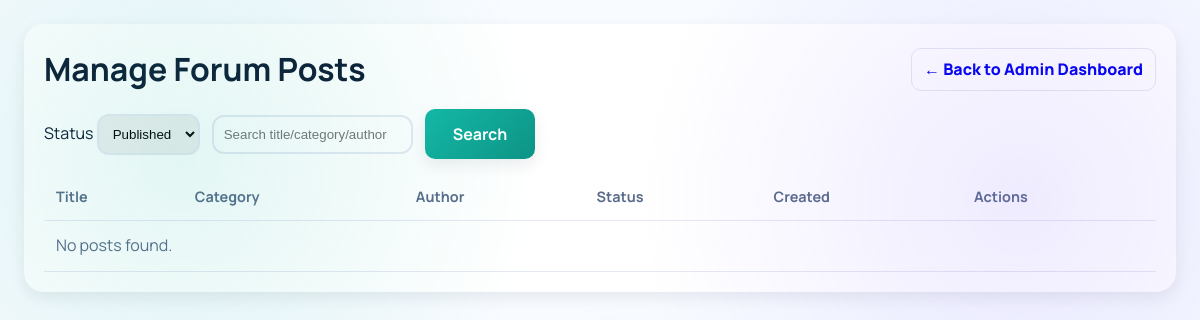
/admin/forum_posts.php (signed in), run on an earlier commit of the app's database.
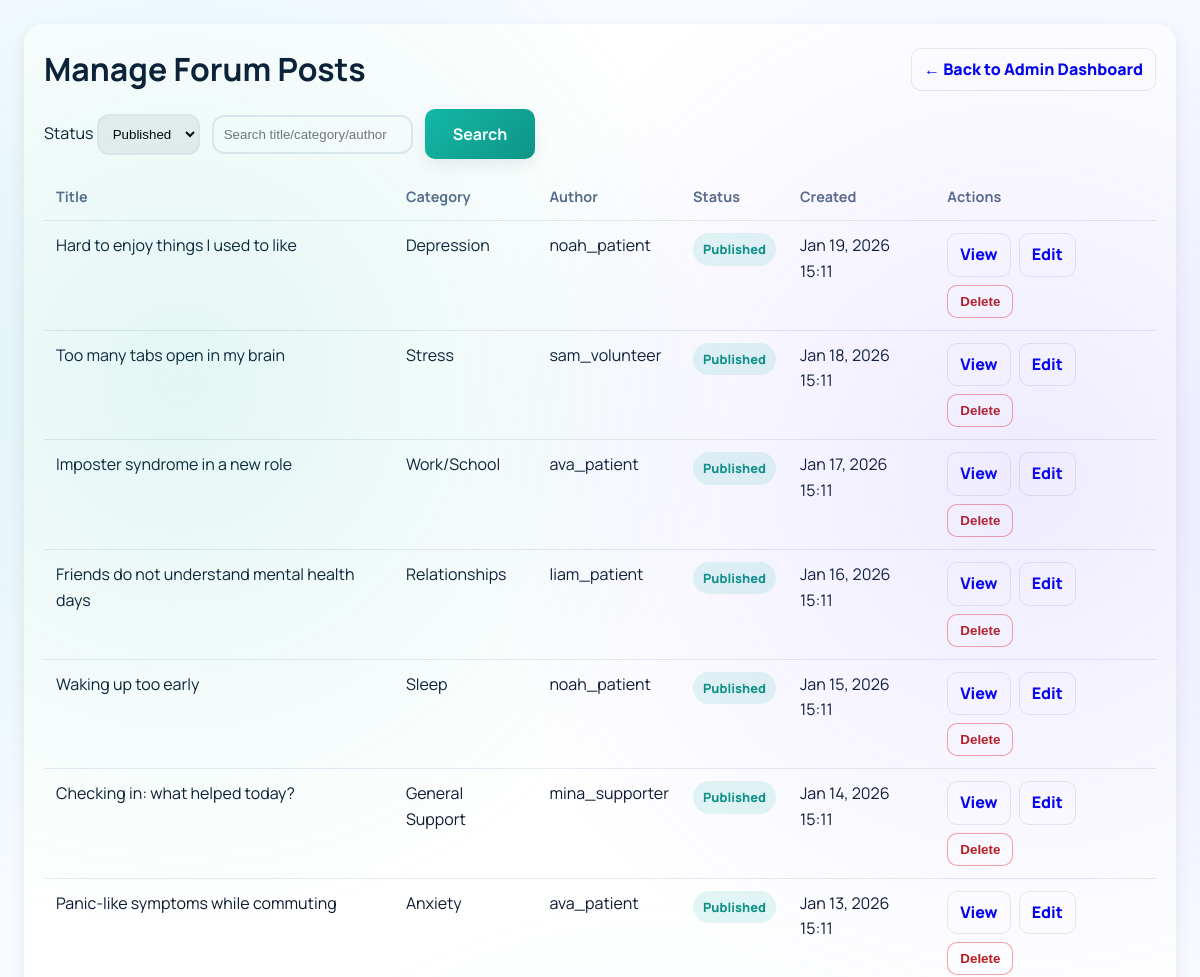
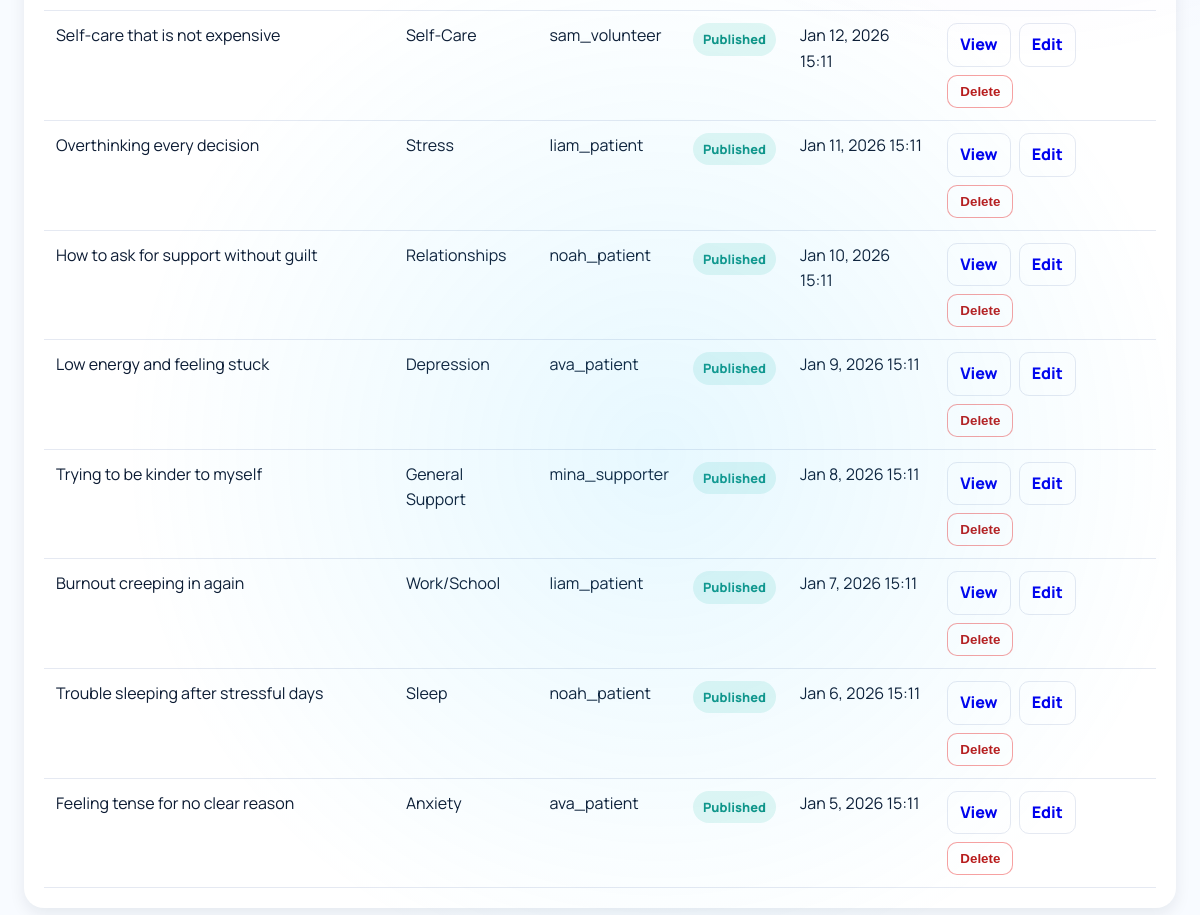
And on a later commit of the database (2 pictures, top to bottom).
### tables this page shows
CREATE TABLE forum_posts (
    post_id INT AUTO_INCREMENT PRIMARY KEY,
    user_id INT NOT NULL,
    category VARCHAR(100) NOT NULL,
    title VARCHAR(255) NOT NULL,
    content LONGTEXT NOT NULL,
    is_encrypted BOOLEAN DEFAULT TRUE,
    view_count INT DEFAULT 0,
    reply_count INT DEFAULT 0,
    is_pinned BOOLEAN DEFAULT FALSE,
    is_locked BOOLEAN DEFAULT FALSE,
    status ENUM('published', 'draft', 'deleted', 'flagged') DEFAULT 'published',
    created_at TIMESTAMP DEFAULT CURRENT_TIMESTAMP,
    updated_at TIMESTAMP DEFAULT CURRENT_TIMESTAMP ON UPDATE CURRENT_TIMESTAMP,
    FOREIGN KEY (user_id) REFERENCES users(user_id) ON DELETE CASCADE,
    INDEX idx_category (category),
    INDEX idx_status (status),
    INDEX idx_created_at (created_at),
    INDEX idx_user_posts (user_id, created_at)
);

CREATE TABLE users (
    user_id INT AUTO_INCREMENT PRIMARY KEY,
    username VARCHAR(50) UNIQUE NOT NULL,
    email VARCHAR(100) UNIQUE NOT NULL,
    password_hash VARCHAR(255) NOT NULL,
    full_name VARCHAR(100) NULL,
    phone VARCHAR(30) NULL,
    user_type ENUM('patient', 'professional', 'volunteer', 'supporter', 'community_healer') NOT NULL,
    is_anonymous BOOLEAN DEFAULT TRUE,
    is_verified BOOLEAN DEFAULT FALSE,
    is_active BOOLEAN DEFAULT TRUE,
    profile_picture VARCHAR(255) NULL,
    bio TEXT NULL,
    date_of_birth DATE NULL,
    gender ENUM('male', 'female', 'non_binary', 'prefer_not_to_say', 'other') NULL,
    country VARCHAR(100) NULL,
    timezone VARCHAR(50) DEFAULT 'UTC',
    created_at TIMESTAMP DEFAULT CURRENT_TIMESTAMP,
    last_login TIMESTAMP NULL,
    email_verified_at TIMESTAMP NULL,
    verification_token VARCHAR(100) NULL,
    reset_token VARCHAR(100) NULL,
    reset_token_expiry TIMESTAMP NULL,
    INDEX idx_username (username),
    INDEX idx_email (email),
    INDEX idx_user_type (user_type),
    INDEX idx_is_active (is_active)
);

### config/config.php (called while the page is built, shortened)
<?php
function sanitize_input($data) {
    $data = trim($data);
    $data = stripslashes($data);
    $data = htmlspecialchars($data, ENT_QUOTES, 'UTF-8');
    return $data;
}
?>

### admin/forum_posts.php (the view, shortened to what this page needs)
<?php
require_once '../config/config.php';
$db = Database::getInstance();
$conn = $db->getConnection();
$status_filter = sanitize_input($_GET['status'] ?? 'published');
$allowed_status = ['published', 'draft', 'flagged', 'deleted'];
$search = trim($_GET['q'] ?? '');
$sql = "
    SELECT fp.post_id, fp.title, fp.category, fp.status, fp.created_at,
           u.username, u.user_type
    FROM forum_posts fp
    JOIN users u ON fp.user_id = u.user_id
    WHERE fp.status = ?
";
$params = [$status_filter];
$types = 's';
$sql .= ' ORDER BY fp.created_at DESC LIMIT 200';
$stmt = $conn->prepare($sql);
$rows = [];
if ($stmt) {
    $stmt->bind_param($types, ...$params);
    $stmt->execute();
    $rows = $stmt->get_result()->fetch_all(MYSQLI_ASSOC);
}
?>
<!DOCTYPE html>
<html lang="en">
<head>
    <link rel="stylesheet" href="../assets/css/styles.css">
</head>
<body>
    <div class="page">
        <div class="card">
            <div style="display:flex; justify-content: space-between; align-items:center; gap: 12px; flex-wrap: wrap;">
                <h1 style="margin:0;">Manage Forum Posts</h1>
                <a class="btn-link" href="dashboard.php">← Back to Admin Dashboard</a>
            </div>
            <div class="toolbar">
                <form method="GET" class="row">
                    <label>
                        Status
                        <select name="status" onchange="this.form.submit()">
                            <?php foreach ($allowed_status as $s): ?>
                                <option value="<?php echo htmlspecialchars($s); ?>" <?php echo $status_filter === $s ? 'selected' : ''; ?>>
                                    <?php echo htmlspecialchars(ucfirst($s)); ?>
                                </option>
                            <?php endforeach; ?>
                        </select>
                    </label>
                    <input type="text" name="q" placeholder="Search title/category/author" value="<?php echo htmlspecialchars($search); ?>">
                    <button class="btn btn-primary" type="submit">Search</button>
                </form>
            </div>
            <div style="overflow:auto;">
                <table>
                    <thead>
                        <tr>
                            <th>Title</th>
                            <th>Category</th>
                            <th>Author</th>
                            <th>Status</th>
                            <th>Created</th>
                            <th>Actions</th>
                        </tr>
                    </thead>
                    <tbody>
                        <?php if (empty($rows)): ?>
                            <tr><td colspan="6" style="color: var(--text-secondary);">No posts found.</td></tr>
                        <?php else: ?>
                            <?php foreach ($rows as $r): ?>
                                <?php $st = $r['status'] ?? 'published'; ?>
                                <tr>
                                    <td><?php echo htmlspecialchars($r['title']); ?></td>
                                    <td><?php echo htmlspecialchars($r['category']); ?></td>
                                    <td><?php echo htmlspecialchars($r['username']); ?></td>
                                    <td><span class="badge <?php echo htmlspecialchars($st); ?>"><?php echo htmlspecialchars(ucfirst($st)); ?></span></td>
                                    <td><?php echo htmlspecialchars(date('M j, Y H:i', strtotime($r['created_at']))); ?></td>
                                    <td>
                                        <div class="actions">
                                            <a class="btn-link" href="../dashboard/forum_view.php?post_id=<?php echo (int)$r['post_id']; ?>" target="_blank" rel="noopener">View</a>
                                            <a class="btn-link" href="forum_post_edit.php?post_id=<?php echo (int)$r['post_id']; ?>">Edit</a>
                                            <?php if (($r['status'] ?? '') !== 'deleted'): ?>
                                                <form method="POST" onsubmit="return confirm('Delete this post?');" style="display:inline;">
                                                    <button class="btn-link btn-danger" type="submit" name="delete_post">Delete</button>
                                                </form>
                                            <?php endif; ?>
                                        </div>
                                    </td>
                                </tr>
                            <?php endforeach; ?>
                        <?php endif; ?>
                    </tbody>
                </table>
            </div>
        </div>
    </div>
</body>
</html>

What changed in the data, as far as the page shows it:
added forum_posts: title "Hard to enjoy things I used to like", category "Depression", user.username "noah_patient", status "Published", created_at "Jan 19, 2026 15:11"
added forum_posts: title "Too many tabs open in my brain", category "Stress", user.username "sam_volunteer", status "Published", created_at "Jan 18, 2026 15:11"
added forum_posts: title "Imposter syndrome in a new role", category "Work/School", user.username "ava_patient", status "Published", created_at "Jan 17, 2026 15:11"
added forum_posts: title "Friends do not understand mental health days", category "Relationships", user.username "liam_patient", status "Published", created_at "Jan 16, 2026 15:11"
added forum_posts: title "Waking up too early", category "Sleep", user.username "noah_patient", status "Published", created_at "Jan 15, 2026 15:11"
added forum_posts: title "Checking in: what helped today?", category "General Support", user.username "mina_supporter", status "Published", created_at "Jan 14, 2026 15:11"
added forum_posts: title "Panic-like symptoms while commuting", category "Anxiety", user.username "ava_patient", status "Published", created_at "Jan 13, 2026 15:11"
added forum_posts: title "Self-care that is not expensive", category "Self-Care", user.username "sam_volunteer", status "Published", created_at "Jan 12, 2026 15:11"
added forum_posts: title "Overthinking every decision", category "Stress", user.username "liam_patient", status "Published", created_at "Jan 11, 2026 15:11"
added forum_posts: title "How to ask for support without guilt", category "Relationships", user.username "noah_patient", status "Published", created_at "Jan 10, 2026 15:11"
added forum_posts: title "Low energy and feeling stuck", category "Depression", user.username "ava_patient", status "Published", created_at "Jan 9, 2026 15:11"
added forum_posts: title "Trying to be kinder to myself", category "General Support", user.username "mina_supporter", status "Published", created_at "Jan 8, 2026 15:11"
added forum_posts: title "Burnout creeping in again", category "Work/School", user.username "liam_patient", status "Published", created_at "Jan 7, 2026 15:11"
added forum_posts: title "Trouble sleeping after stressful days", category "Sleep", user.username "noah_patient", status "Published", created_at "Jan 6, 2026 15:11"
added forum_posts: title "Feeling tense for no clear reason", category "Anxiety", user.username "ava_patient", status "Published", created_at "Jan 5, 2026 15:11"
Also different on the page:
text no longer shown: "No posts found."
